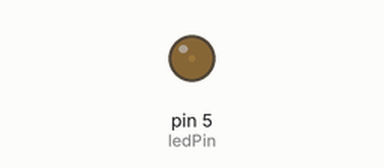
This sketch was run on a simulated Arduino Uno, built with avr-gcc and run on an emulated ATmega328P. Shown: output pins drawn as LEDs (lit = HIGH).

Above: at 0.05 s.
At 0.65 s:
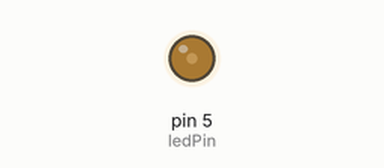
At 1.25 s:
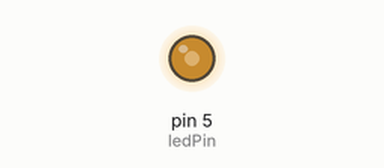
At 2.5 s:
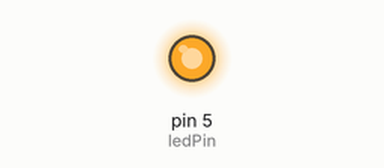
Timing chart, 0 to 6.0 s (numbered marks = the images above):
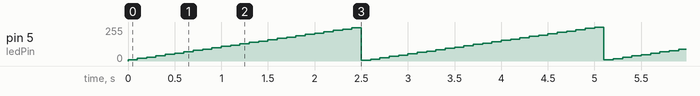

Measured:
- by itself, pin 5 (ledPin): ramps from 0/255 to 254/255 and jumps back, once every 2.6 s

The sketch:

Breathinglight.ino
```cpp
int ledPin = 5;
int bright = 0;
int increment = 10;
void setup() {
  // put your setup code here, to run once:
pinMode(ledPin, OUTPUT);
}

void loop() {
  // put your main code here, to run repeatedly:

for( int i = 0; i < 255; i + increment)
{
  bright = bright + increment;
  analogWrite(ledPin, bright);
  delay(100);
 }

}
```
